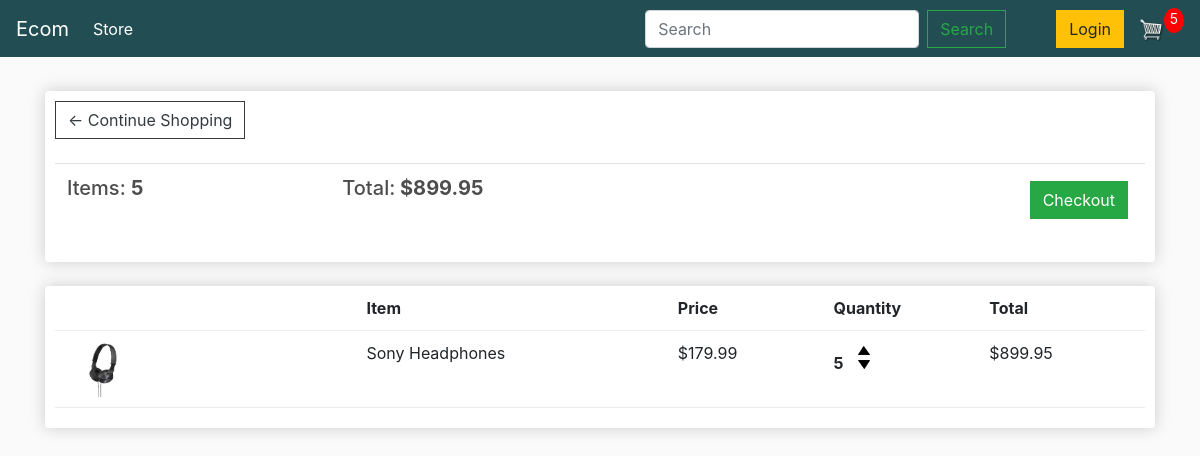
The app's page /cart/ (signed in) with its own data.
### store/models.py (models this page shows, shortened)
class Order(models.Model):
    customer = models.ForeignKey(Customer,on_delete=models.SET_NULL, blank=True, null=True )
    date_ordered = models.DateTimeField(auto_now_add=True)
    complete = models.BooleanField()
    transaction_id = models.CharField(max_length=200, null=True)
    @property
    def get_cart_total(self):
        orderitems = self.orderitem_set.all()
        total = sum([item.get_total for item in orderitems])
        return total
    @property
    def get_cart_items(self):
        orderitems = self.orderitem_set.all()
        total = sum([item.quantity for item in orderitems])
        return total

class OrderItem(models.Model):
    product = models.ForeignKey(Product, on_delete=models.SET_NULL,null=True)
    order = models.ForeignKey(Order, on_delete=models.SET_NULL,null=True)
    quantity = models.IntegerField(default=0,null=True,blank=True)
    date_added = models.DateTimeField(auto_now_add=True)
    @property
    def get_total(self):
        total = self.product.price * self.quantity
        return total

class Product(models.Model):
    name = models.CharField(max_length=200)
    price = models.FloatField()
    digital = models.BooleanField(default=False,null=True,blank=True)
    image = models.ImageField(null=True,blank=True)
    @property
    def imageURL(self):
        try:
            url = self.image.url
        except:
            url =''
        return url

### store/views.py (the view)
# urls.py: path('cart/',views.cart,name="cart"),
def cart(request):
    data = cartData(request)
    cartItems = data['cartItems']
    order = data['order']
    items = data['items']
    context = {'items': items , 'order': order, 'cartItems' : cartItems}
    return render(request,'store/cart.html',context)

### store/utils.py (called while the page is built)
def cartData(request):
    if request.user.is_authenticated:
        customer = request.user.customer
        order, created = Order.objects.get_or_create(customer= customer, complete=False)
        items = order.orderitem_set.all()
        cartItems = order.get_cart_items
    else:
        cookieData = cookieCart(request)
        order = cookieData['order']
        items = cookieData['items']
        cartItems = cookieData['cartItems']
    return {'cartItems': cartItems , 'order': order , 'items': items}

### store/templates/store/cart.html
{% extends 'store/main.html' %}
{% load static %}
{% block content %}
<div class="row">
     <div class="col-lg-12">
          <div class="box-element">
               <a  class="btn btn-outline-dark" href="{% url 'store' %}">&#x2190; Continue Shopping</a>
               <br>
               <br>
               <table class="table">
                    <tr>
                         <th><h5>Items: <strong>{{order.get_cart_items}}</strong></h5></th>
                         <th><h5>Total:<strong> ${{order.get_cart_total|floatformat:2}}</strong></h5></th>
                         <th>
                              <a  style="float:right; margin:5px;" class="btn btn-success" href="{% url 'checkout' %}">Checkout</a>
                         </th>
                    </tr>
               </table>
          </div>
          <br>
          <div class="box-element">
               <div class="cart-row">
                    <div style="flex:2"></div>
                    <div style="flex:2"><strong>Item</strong></div>
                    <div style="flex:1"><strong>Price</strong></div>
                    <div style="flex:1"><strong>Quantity</strong></div>
                    <div style="flex:1"><strong>Total</strong></div>
               </div>
               {% for item in items %}
               <div class="cart-row">
                    <div style="flex:2"><img class="row-image" src="{{item.product.imageURL}}"></div>
                    <div style="flex:2"><p>{{item.product.name}}</p></div>
                    <div style="flex:1"><p>${{item.product.price|floatformat:2}}</p></div>
                    <div style="flex:1">
                         <p class="quantity">{{item.quantity}}</p>
                         <div class="quantity">
                              <img data-product="{{item.product.id}}" data-action="add" class="chg-quantity update-cart" src="{% static  'images/arrow-up.png' %}">
                              <img data-product="{{item.product.id}}" data-action="remove" class="chg-quantity update-cart" src="{% static  'images/arrow-down.png' %}">
                         </div>
                    </div>
                    <div style="flex:1"><p>${{item.get_total|floatformat:2}}</p></div>
               </div>
               {% endfor %}
          </div>
     </div>
</div>
{% endblock content %}

### static/css/main.css (style rules this page uses)
body { background-color: hsl(0, 0%, 98%); }
h1,h2,h3,h4,h5,h6 { color:hsl(0, 0%, 30%); }
.box-element { box-shadow:hsl(0, 0%, 80%) 0 0 16px; background-color: #fff; border-radius: 4px; padding: 10px; }
.col-lg-4, .col-lg-6, .col-lg-8, .col-lg-12 { margin-top: 10px; }
.btn { border-radius: 0; }
.row-image { width: 100px; }
.cart-row { display: flex; align-items: flex-stretch; padding-bottom: 10px; margin-bottom: 10px; border-bottom: 1px solid #ececec; }
.quantity { display: inline-block; font-weight: 700; padding-right:10px; }
.chg-quantity { width: 12px; cursor: pointer; display: block; margin-top: 5px; transition:.1s; }

### records on screen
Order: get_cart_items "5", get_cart_total "899.95"
OrderItem: product.imageURL (picture), product.name "Sony Headphones", product.price "179.99", quantity "5", get_total "899.95"

### other values on screen
{{ cartItems }} "5"
